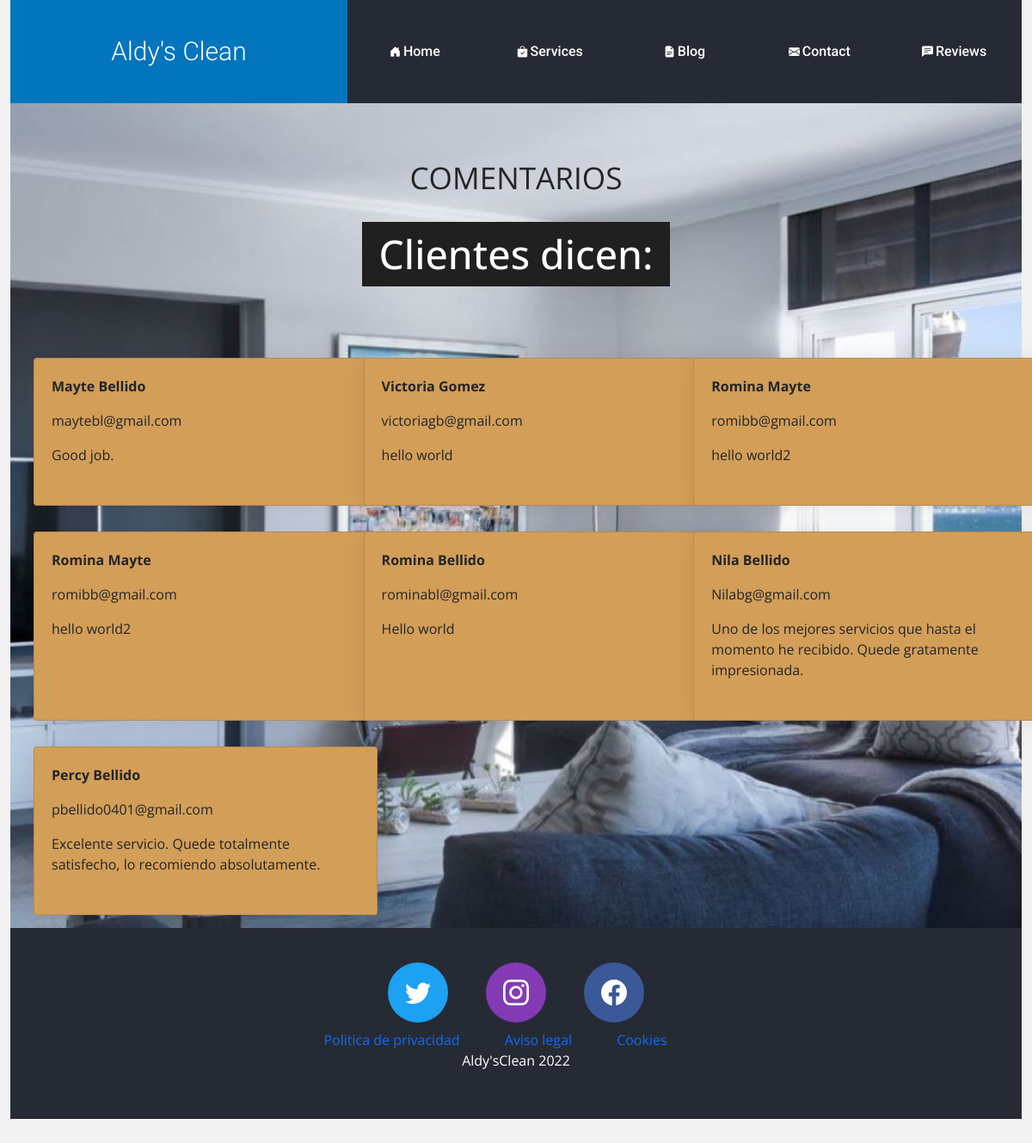
The app's page /reviews/ with its own data.
### reviews/models.py (models this page shows, shortened)
class Reviews(models.Model):
    name=models.CharField(max_length=100, verbose_name="Nombre")
    email=models.EmailField(verbose_name="Email")
    message=models.TextField(max_length=500, verbose_name="Comentario")
    image=models.ImageField(verbose_name="Imagen", null=True, blank=True, upload_to="reviews")
    created=models.DateTimeField(auto_now_add=True, verbose_name="Fecha de creacion")
    updated=models.DateTimeField(auto_now=True, verbose_name="Fecha de edicion")
    class Meta:
        verbose_name="Reseña"
        verbose_name_plural="Reseñas"
        ordering=["-created"]

### reviews/views.py (the view)
# urls.py: path('', ReviewsListView.as_view(), name='reviews'),
class  ReviewsListView(ListView):
    model=Reviews

### social/processors.py (called while the page is built)
def ctx_dict(request):
    ctx={}
    links=Link.objects.all()
    for link in links:
        ctx[link.key]=link.url
    return ctx

### reviews/templates/reviews/reviews_list.html (shortened to what this page needs)
{% extends 'core/base.html' %}
{% load static %}
{% block content %}
<header class="container-fluid header">
<section class="testimonios">
    <div class="testimonios_header">
        <span>Comentarios</span>
        <h1>Clientes dicen: </h1>
    </div>
</section>
    <div class="global">
        {% for elemento in reviews_list %}
            <div class="card">
                <div class="testimonios1">
                    <p class="name">{{ elemento.name }}</p>
                    <p class="email">{{ elemento.email }}</p>
                    <p class="message">{{ elemento.message }}</p>
                </div>
            </div>
        {% endfor %}
    </div>
</header>
{% endblock %}

### core/static/core/css/styles.css (style rules this page uses)
body { background: #f2f2f2; font-family:'Open Sans', sans-serif; }
.global { display:grid; grid-template-columns: 33.3% 33.3% 33.3%; width: 100%; }
.card { width: 400px; box-shadow: 2px 2px 30px rgba(0,0,0,0.1); background-color:rgb(211, 158, 88); padding: 20px; margin: 15px; cursor: pointer; }
.testimonios1 { margin-bottom: 10px; }
.testimonios { display:flex; justify-content: center; align-items: center; flex-direction:column; width: 100%; }
.testimonios_header { margin: 50px 0px; padding: 10px 20px; display:flex; flex-direction: column; justify-content: center; align-items: center; }
.testimonios_header h1 { font-size: 2.9rem; font-weight: 500; background-color: #202020; color:white; padding:10px 20px; }
.testimonios_header span { font-size: 2.2rem; color:#252525; margin-bottom: 25px; text-transform: uppercase; }
.card .testimonios1 .name { font-weight: bold; }
.header { width:100%; min-height: 100vh; background-image: url(../img/vista.jpeg); background-repeat: no-repeat; background-position: center; background-size: cover; background-attachment: fixed; }

### records on screen
Reviews: name "Mayte Bellido", email "maytebl@gmail.com", message "Good job."
Reviews: name "Victoria Gomez", email "victoriagb@gmail.com", message "hello world"
Reviews: name "Romina Mayte", email "romibb@gmail.com", message "hello world2"
Reviews: name "Romina Mayte", email "romibb@gmail.com", message "hello world2"
Reviews: name "Romina Bellido", email "rominabl@gmail.com", message "Hello world"
Reviews: name "Nila Bellido", email "Nilabg@gmail.com", message "Uno de los mejores servicios que hasta el momento he recibido. Quede gratamente impresionada."
Reviews: name "Percy Bellido", email "pbellido0401@gmail.com", message "Excelente servicio. Quede totalmente satisfecho, lo recomiendo absolutamente."
